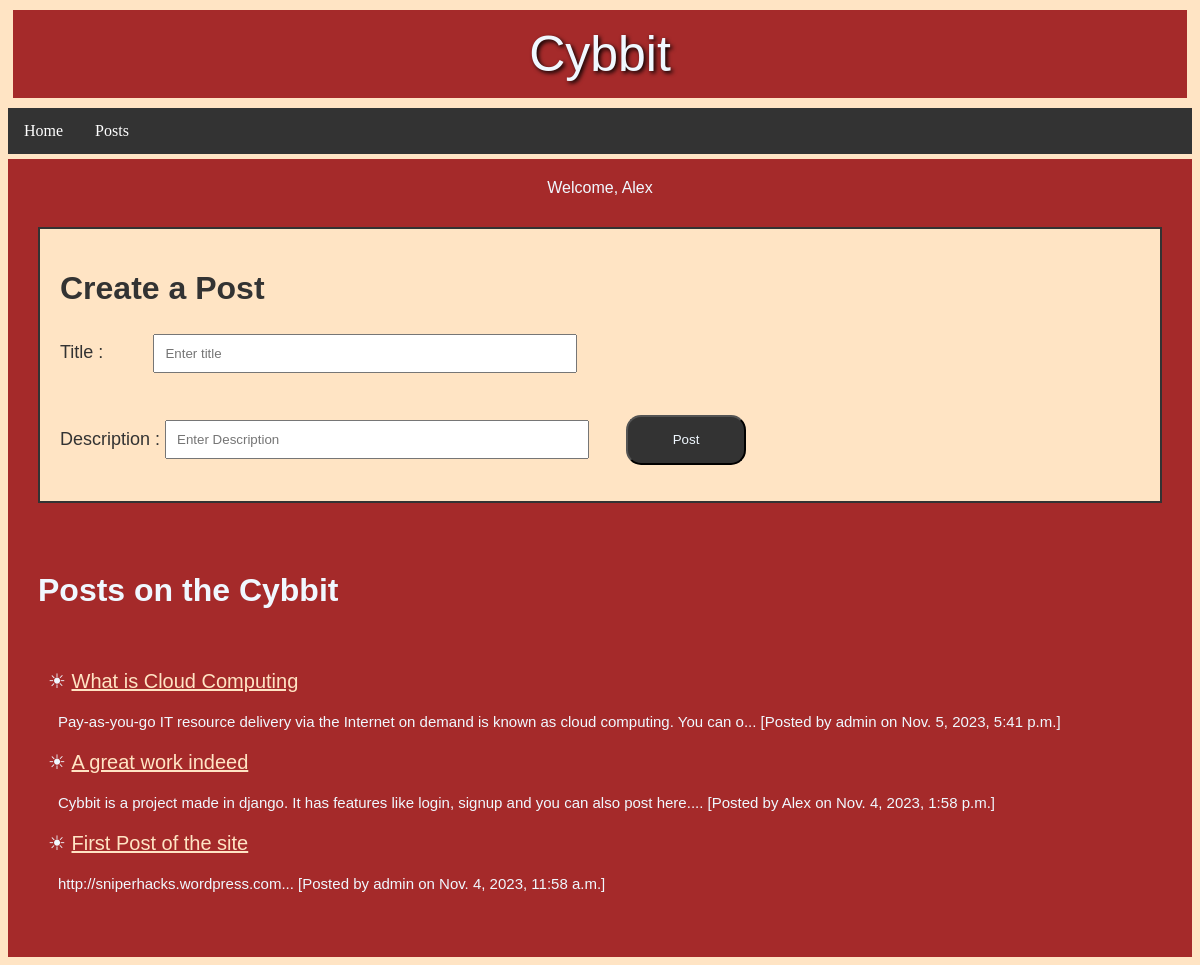
The app's page /posts/ (signed in) with its own data.
### home/models.py (models this page shows, shortened)
class Post(models.Model):
    title = models.CharField(max_length=100)
    desc = models.TextField(max_length=5000)
    created = models.DateTimeField(auto_now_add=True)
    user = models.ForeignKey(User,on_delete=models.CASCADE)

### home/views.py (the view)
# urls.py: path('posts/',views.posts,name='posts'),
@login_required
def posts(request):
    posts = Post.objects.all().order_by('-created')
    context = {
        "posts": posts,
    }
    return render(request,'posts.html',context)

### templates/posts.html (shortened to what this page needs)
{% extends "base.html" %}
{% block body %}
<div>
    <div class="signupbox">
        <div style="text-align: center;">Welcome, {{ request.user }}</div>
        <div class="container">
            <h1 style="color:#333">Create a Post</h1>
            <form class="postform" method="POST" action="{% url 'createpost' %}">
                <label for="title">Title : &nbsp;&nbsp;&nbsp;&nbsp;&nbsp;&nbsp;&nbsp;&nbsp;</label>
                <input type="text" name="title" class="form-control" id="title" required placeholder="Enter title">
                <br><br>
                <label for="desc">Description : </label>
                <input type="text" name="desc" id="desc" class="form-control" required placeholder="Enter Description">
                <button type="submit" class="btn">Post</button>
            </form>
        </div>
        <br><h1 style="padding-left:30px;">Posts on the Cybbit</h1><br>
        {% if posts %}
            {% for post in posts %}
                <p style="padding-left:40px;font-size:20px;">&#9728; <a class="postlink" href="{% url 'viewpost' post.id %}">{{ post.title }}</a></p>
                <p style="padding-left:50px;font-size:15px;">{{ post.desc | slice:":100" }}... [Posted by {{ post.user }} on {{ post.created }}]</p>
            {% endfor %}
        {% endif %}
    </div>
</div>
{% endblock body %}

### static/style.css (style rules this page uses)
body { background-color: bisque; }
.signupbox { margin-top: 5px; padding-top: 20px; padding-bottom: 50px; background-color: brown; color: aliceblue; font-family:Verdana, Geneva, Tahoma, sans-serif; }
.form-control { padding: 10px; margin-top: 5px; margin-bottom: 5px; width: 400px; }
.btn { cursor: pointer; margin: 16px 32px; padding: 5px 5px; width: 120px; height: 50px; background-color: #333; color: aliceblue; border: 2px 2px 4px aliceblue; border-radius: 15px 15px; }
.container { background-color: bisque; margin: 30px; padding:20px; font-family: 'Trebuchet MS', 'Lucida Sans Unicode', 'Lucida Grande', 'Lucida Sans', Arial, sans-serif; border: 2px solid #333; }
.postform { color: #333; font-size: large; }
.postlink { display: inline-block; color:bisque; transition: 0.5s; }

### records on screen
Post: title "What is Cloud Computing", desc "Pay-as-you-go IT resource delivery via the Internet on demand is known as cloud computing. You can o", user "admin", created "Nov. 5, 2023, 5:41 p.m."
Post: title "A great work indeed", desc "Cybbit is a project made in django. It has features like login, signup and you can also post here.", user "Alex", created "Nov. 4, 2023, 1:58 p.m."
Post: title "First Post of the site", desc "http://sniperhacks.wordpress.com", user "admin", created "Nov. 4, 2023, 11:58 a.m."

### other values on screen
{{ request.user }} "Alex"
